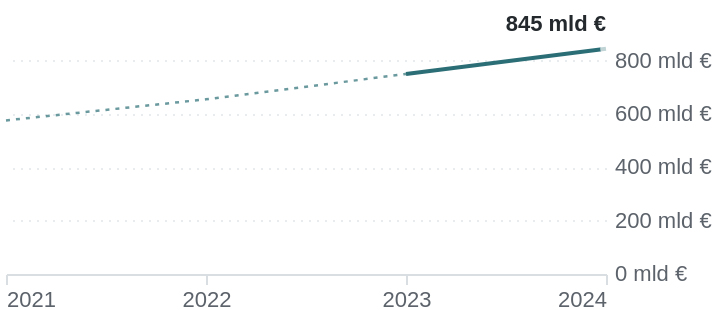

The specification (Vega-Lite) saved for this image:
### Vega-Lite specification from a JSON file in a GitHub repository (floating-point values rounded to 4 significant figures)
{"$schema": "https://vega.github.io/schema/vega-lite/v6.json", "width": 300, "height": 120, "padding": {"left": 0, "right": 0, "top": 6, "bottom": 0}, "data": {"values": [{"s": "Eurostat", "role": "accent", "t": "2021", "v": 576, "ill": true, "joint": false, "prelim": false, "last": false}, {"s": "Eurostat", "role": "accent", "t": "2022", "v": 655, "ill": true, "joint": false, "prelim": false, "last": false}, {"s": "Eurostat", "role": "accent", "t": "2023", "v": 750, "ill": false, "joint": true, "prelim": false, "last": false}, {"s": "Eurostat", "role": "accent", "t": "2024", "v": 845, "ill": false, "joint": false, "prelim": true, "last": true}]}, "config": {"font": "Inter Variable, Plus Jakarta Sans, sans-serif", "view": {"stroke": null}, "axis": {"labelFont": "Inter Variable, Plus Jakarta Sans, sans-serif", "labelFontSize": 11, "labelColor": "#5D636B"}}, "encoding": {"x": {"field": "t", "type": "temporal", "title": null, "axis": {"format": "%Y", "tickCount": {"interval": "year", "step": 1}, "tickColor": "#D9DEE3", "domainColor": "#D9DEE3", "grid": false, "labelFlush": true}}, "y": {"field": "v", "type": "quantitative", "title": null, "scale": {"zero": true, "nice": true}, "axis": {"format": ",.0f", "orient": "right", "gridColor": "#E8ECEF", "gridDash": [1, 3], "domain": false, "ticks": false, "tickCount": 3, "labelPadding": 4, "labelExpr": "datum.label + ' mld €'"}}, "color": {"field": "role", "type": "nominal", "legend": null, "scale": {"domain": ["accent"], "range": ["#2C6E76"]}}}, "layer": [{"transform": [{"filter": "datum.ill || datum.joint"}], "mark": {"type": "line", "strokeWidth": 1.25, "strokeDash": [2, 3], "opacity": 0.7}, "encoding": {"detail": {"field": "s"}}}, {"transform": [{"filter": "!datum.ill"}], "mark": {"type": "line", "strokeWidth": 2}, "encoding": {"detail": {"field": "s"}}}, {"transform": [{"filter": "datum.last"}], "mark": {"type": "point", "filled": true, "size": 34, "strokeWidth": 1.5}, "encoding": {"fill": {"condition": {"test": "datum.prelim", "value": "white"}, "field": "role", "type": "nominal", "scale": {"domain": ["accent"], "range": ["#2C6E76"]}, "legend": null}}}, {"transform": [{"filter": "datum.last"}, {"calculate": "format(datum.v, ',.0f') + ' mld €'", "as": "lab"}], "mark": {"type": "text", "align": "right", "baseline": "bottom", "dy": -7, "fontSize": 11, "fontWeight": 600, "font": "Inter Variable, Plus Jakarta Sans, sans-serif"}, "encoding": {"text": {"field": "lab"}, "color": {"condition": {"test": "datum.role === 'context'", "value": "#5D636B"}, "value": "#24292E"}}}]}
